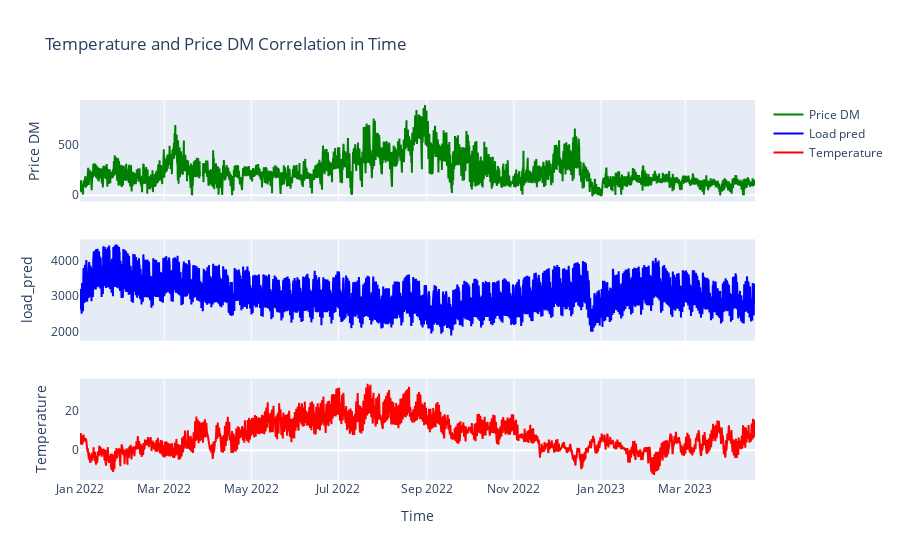

Write notebook code for a chart like this one.
### Code cell
import plotly.graph_objects as go
from plotly.subplots import make_subplots

# Create a subplot layout with two rows and one column
fig = make_subplots(rows=3, cols=1, shared_xaxes=True, vertical_spacing=0.1)



# Add a line plot for price_dm in the second row
fig.add_trace(go.Scatter(x=all_data.index, y=all_data['price_dm'],
                         mode='lines', name='Price DM',
                         line=dict(color='green')), row=1, col=1)

# Add a line plot for temperature in the first row
fig.add_trace(go.Scatter(x=all_data.index, y=all_data['load_pred'],
                         mode='lines', name='Load pred',
                         line=dict(color='blue')), row=2, col=1)

# Add a line plot for temperature in the first row
fig.add_trace(go.Scatter(x=all_data.index, y=all_data['temperature'],
                         mode='lines', name='Temperature',
                         line=dict(color='red')), row=3, col=1)



# Set the x-axis title
fig.update_xaxes(title_text='Time', row=3, col=1)

# Set the y-axis title for the second row (price_dm)
fig.update_yaxes(title_text='Price DM', row=1, col=1, showgrid=False)

# Set the y-axis title for the second row (price_dm)
fig.update_yaxes(title_text='load_pred', row=2, col=1, showgrid=False)

# Set the y-axis title for the first row (temperature)
fig.update_yaxes(title_text='Temperature', row=3, col=1, showgrid=False)


# Set the plot title
fig.update_layout(title='Temperature and Price DM Correlation in Time')

# Show the plot
fig.show()

### Figure 1 — Plotly figure (JSON) as saved in the notebook; plotly's stock layout.template omitted (floating-point values rounded to 4 significant figures; data arrays with more than 128 entries replaced by an {"elided": "..."} marker saying what was removed)
{"data": [{"line": {"color": "green"}, "mode": "lines", "name": "Price DM", "type": "scatter", "x": {"elided": "11351 str values"}, "xaxis": "x", "y": {"elided": "11351 float values"}, "yaxis": "y"}, {"line": {"color": "blue"}, "mode": "lines", "name": "Load pred", "type": "scatter", "x": {"elided": "11351 str values"}, "xaxis": "x2", "y": {"elided": "11351 int values"}, "yaxis": "y2"}, {"line": {"color": "red"}, "mode": "lines", "name": "Temperature", "type": "scatter", "x": {"elided": "11351 str values"}, "xaxis": "x3", "y": {"elided": "11351 float values"}, "yaxis": "y3"}], "layout": {"title": {"text": "Temperature and Price DM Correlation in Time"}, "xaxis": {"anchor": "y", "domain": [0, 1], "matches": "x3", "showticklabels": false}, "xaxis2": {"anchor": "y2", "domain": [0, 1], "matches": "x3", "showticklabels": false}, "xaxis3": {"anchor": "y3", "domain": [0, 1], "title": {"text": "Time"}}, "yaxis": {"anchor": "x", "domain": [0.7333, 1], "showgrid": false, "title": {"text": "Price DM"}}, "yaxis2": {"anchor": "x2", "domain": [0.3667, 0.6333], "showgrid": false, "title": {"text": "load_pred"}}, "yaxis3": {"anchor": "x3", "domain": [0, 0.2667], "showgrid": false, "title": {"text": "Temperature"}}}}
